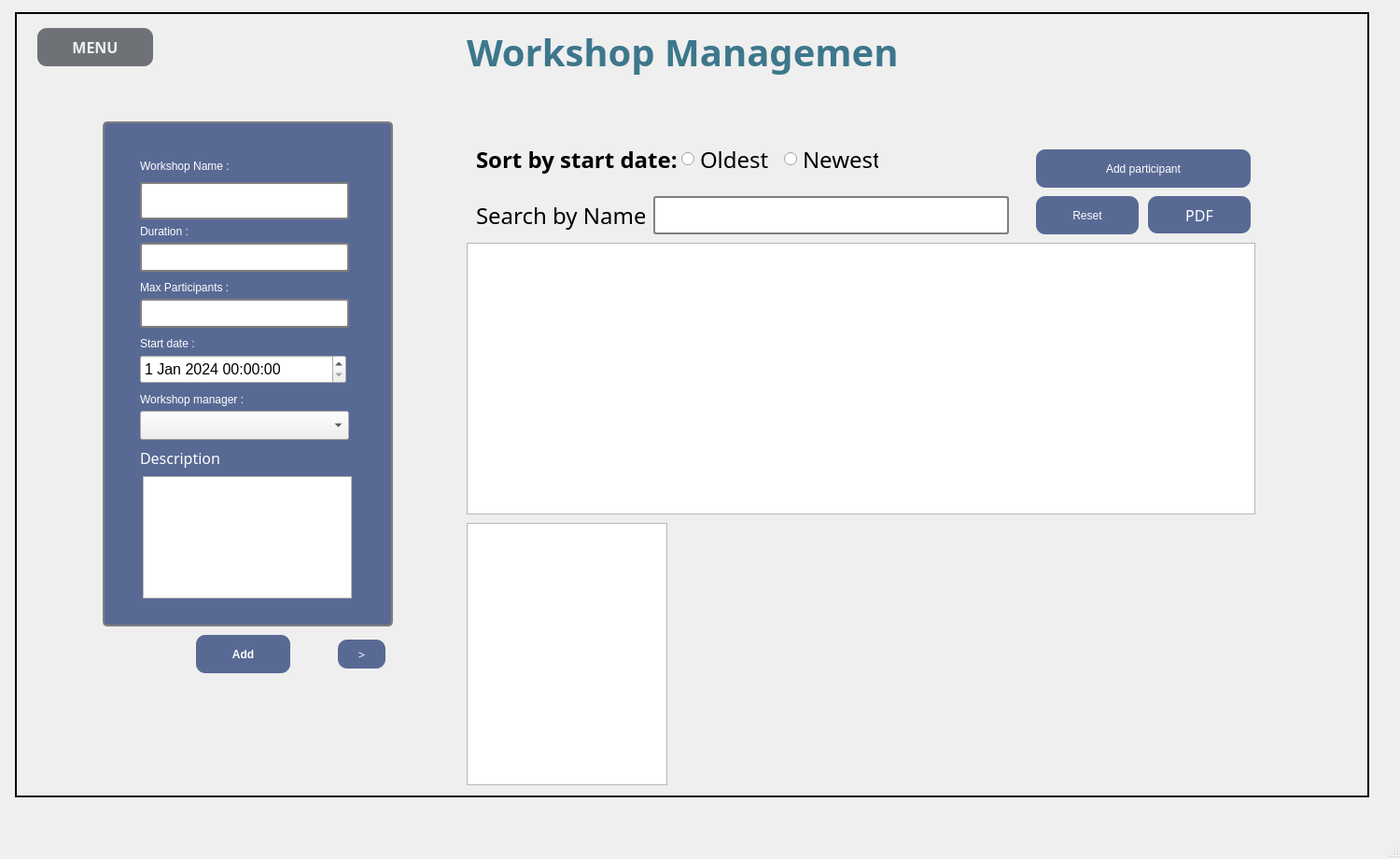
<?xml version="1.0" encoding="UTF-8"?>
<ui version="4.0">
 <class>WorkshopManagement</class>
 <widget class="QMainWindow" name="WorkshopManagement">
  <property name="geometry">
   <rect>
    <x>0</x>
    <y>0</y>
    <width>1500</width>
    <height>920</height>
   </rect>
  </property>
  <property name="windowTitle">
   <string>MainWindow</string>
  </property>
  <widget class="QWidget" name="centralwidget">
   <widget class="QPushButton" name="reset">
    <property name="geometry">
     <rect>
      <x>1110</x>
      <y>210</y>
      <width>110</width>
      <height>41</height>
     </rect>
    </property>
    <property name="styleSheet">
     <string notr="true">QPushButton {
	font: 12pt &quot;GT sans Mill&quot;;
    border-radius: 50%;
background-color:#586994;
color:white;
 border-width: 0px;
  border-radius: 10px;
}
QPushButton:hover
{
background-color: #3d778b;
}
</string>
    </property>
    <property name="text">
     <string>Reset</string>
    </property>
   </widget>
   <widget class="QLineEdit" name="search_field">
    <property name="geometry">
     <rect>
      <x>700</x>
      <y>210</y>
      <width>381</width>
      <height>41</height>
     </rect>
    </property>
    <property name="styleSheet">
     <string notr="true">QLineEdit{
    background-color: white;
    color: black;
    border: 1px solid gray;
    padding: 5px 10px;
    border-radius: 3px;
  border: 2px solid gray;
}</string>
    </property>
   </widget>
   <widget class="QTableView" name="list">
    <property name="geometry">
     <rect>
      <x>500</x>
      <y>260</y>
      <width>845</width>
      <height>291</height>
     </rect>
    </property>
    <property name="font">
     <font>
      <pointsize>12</pointsize>
     </font>
    </property>
    <property name="wordWrap">
     <bool>true</bool>
    </property>
    <attribute name="horizontalHeaderMinimumSectionSize">
     <number>90</number>
    </attribute>
    <attribute name="horizontalHeaderDefaultSectionSize">
     <number>110</number>
    </attribute>
   </widget>
   <widget class="QPushButton" name="pdf">
    <property name="geometry">
     <rect>
      <x>1230</x>
      <y>210</y>
      <width>110</width>
      <height>40</height>
     </rect>
    </property>
    <property name="font">
     <font>
      <family>Gill sans MT</family>
      <pointsize>12</pointsize>
      <weight>50</weight>
      <italic>false</italic>
      <bold>false</bold>
     </font>
    </property>
    <property name="styleSheet">
     <string notr="true">QPushButton {
    font: 12pt &quot;Gill sans MT&quot;;
    background-color: #586994; 
    color: white;
    border: none; 
    border-radius: 10px;
}
QPushButton:hover
{
background-color: #3d778b;
}
</string>
    </property>
    <property name="text">
     <string>PDF</string>
    </property>
   </widget>
   <widget class="QLabel" name="label_2">
    <property name="geometry">
     <rect>
      <x>500</x>
      <y>20</y>
      <width>461</width>
      <height>71</height>
     </rect>
    </property>
    <property name="font">
     <font>
      <family>Glacial Indifference</family>
      <pointsize>30</pointsize>
      <weight>75</weight>
      <bold>true</bold>
     </font>
    </property>
    <property name="styleSheet">
     <string notr="true">color: rgb(61, 119, 139);</string>
    </property>
    <property name="text">
     <string>Workshop Management</string>
    </property>
   </widget>
   <widget class="QLabel" name="label_8">
    <property name="geometry">
     <rect>
      <x>510</x>
      <y>150</y>
      <width>221</width>
      <height>41</height>
     </rect>
    </property>
    <property name="font">
     <font>
      <family>Gill Sans MT</family>
      <pointsize>18</pointsize>
      <weight>75</weight>
      <bold>true</bold>
     </font>
    </property>
    <property name="text">
     <string>Sort by start date:</string>
    </property>
   </widget>
   <widget class="QRadioButton" name="oldest">
    <property name="geometry">
     <rect>
      <x>730</x>
      <y>160</y>
      <width>101</width>
      <height>21</height>
     </rect>
    </property>
    <property name="font">
     <font>
      <family>Gill Sans MT</family>
      <pointsize>18</pointsize>
     </font>
    </property>
    <property name="text">
     <string>Oldest</string>
    </property>
   </widget>
   <widget class="QRadioButton" name="newest">
    <property name="geometry">
     <rect>
      <x>840</x>
      <y>160</y>
      <width>101</width>
      <height>21</height>
     </rect>
    </property>
    <property name="font">
     <font>
      <family>Gill Sans MT</family>
      <pointsize>18</pointsize>
     </font>
    </property>
    <property name="text">
     <string>Newest</string>
    </property>
   </widget>
   <widget class="QPushButton" name="menu">
    <property name="geometry">
     <rect>
      <x>40</x>
      <y>30</y>
      <width>124</width>
      <height>41</height>
     </rect>
    </property>
    <property name="font">
     <font>
      <family>Gill sans MT 13</family>
      <pointsize>12</pointsize>
      <weight>75</weight>
      <italic>false</italic>
      <bold>true</bold>
     </font>
    </property>
    <property name="styleSheet">
     <string notr="true">QPushButton {
	font: 12pt &quot;Gill sans MT&quot; bold;
    border-radius: 50%;
	font-weight:bold;
	background-color: rgb(110, 113, 118);
color:#f0f0f0;
 border-width: 0px;
  border-radius: 10px;
}
QPushButton:hover
{
	background-color: rgb(216, 0, 0);
}
</string>
    </property>
    <property name="text">
     <string>MENU</string>
    </property>
   </widget>
   <widget class="QLabel" name="label_9">
    <property name="geometry">
     <rect>
      <x>16</x>
      <y>13</y>
      <width>1451</width>
      <height>841</height>
     </rect>
    </property>
    <property name="styleSheet">
     <string notr="true">QLabel {
    border: 2px solid black;
    padding: 5px; /* Optional: Add padding to the label */
}</string>
    </property>
    <property name="text">
     <string/>
    </property>
   </widget>
   <widget class="QStackedWidget" name="stack">
    <property name="geometry">
     <rect>
      <x>110</x>
      <y>120</y>
      <width>311</width>
      <height>601</height>
     </rect>
    </property>
    <property name="currentIndex">
     <number>0</number>
    </property>
    <widget class="QWidget" name="addPage">
     <widget class="QGroupBox" name="groupBox">
      <property name="geometry">
       <rect>
        <x>0</x>
        <y>0</y>
        <width>311</width>
        <height>551</height>
       </rect>
      </property>
      <property name="font">
       <font>
        <family>Gill Sans MT</family>
        <pointsize>18</pointsize>
       </font>
      </property>
      <property name="styleSheet">
       <string notr="true">QGroupBox {
    border: 2px solid gray;
    border-radius: 5px;
    margin-top: 10px;
background-color:#586994;
}

QGroupBox::title {
    subcontrol-origin: margin;
    subcontrol-position: top center;
    padding: 0 3px;
    font: 63 10pt &quot;Segoe UI Semibold&quot;;
    color :black;
}
QLineEdit{
    background-color: white;
    color: white;
    border: 1px solid gray;
    padding: 5px 10px;
    border-radius: 3px;
  border: 2px solid gray;
}
QPushButton:hover {
    background-color: #45a049;
}
</string>
      </property>
      <property name="title">
       <string/>
      </property>
      <widget class="QLabel" name="label_3">
       <property name="geometry">
        <rect>
         <x>40</x>
         <y>50</y>
         <width>131</width>
         <height>16</height>
        </rect>
       </property>
       <property name="styleSheet">
        <string notr="true">QLabel{
font: 63 12pt &quot;Gill sans MT&quot;;
color :white;
}</string>
       </property>
       <property name="text">
        <string>Workshop Name :</string>
       </property>
      </widget>
      <widget class="QLineEdit" name="add_name">
       <property name="geometry">
        <rect>
         <x>40</x>
         <y>75</y>
         <width>224</width>
         <height>40</height>
        </rect>
       </property>
       <property name="font">
        <font>
         <pointsize>12</pointsize>
        </font>
       </property>
       <property name="styleSheet">
        <string notr="true">color: rgb(0, 0, 0);</string>
       </property>
      </widget>
      <widget class="QLabel" name="label_4">
       <property name="geometry">
        <rect>
         <x>40</x>
         <y>360</y>
         <width>91</width>
         <height>21</height>
        </rect>
       </property>
       <property name="font">
        <font>
         <family>Gill sans MT</family>
         <pointsize>12</pointsize>
         <weight>7</weight>
         <italic>false</italic>
         <bold>false</bold>
        </font>
       </property>
       <property name="styleSheet">
        <string notr="true">QLabel{
font: 63 12pt &quot;Gill sans MT&quot;;
color :white;
}</string>
       </property>
       <property name="text">
        <string>Description :</string>
       </property>
      </widget>
      <widget class="QLineEdit" name="add_duration">
       <property name="geometry">
        <rect>
         <x>40</x>
         <y>140</y>
         <width>224</width>
         <height>31</height>
        </rect>
       </property>
       <property name="font">
        <font>
         <pointsize>12</pointsize>
        </font>
       </property>
       <property name="styleSheet">
        <string notr="true">color: rgb(0, 0, 0);</string>
       </property>
      </widget>
      <widget class="QLabel" name="label_5">
       <property name="geometry">
        <rect>
         <x>40</x>
         <y>180</y>
         <width>131</width>
         <height>16</height>
        </rect>
       </property>
       <property name="styleSheet">
        <string notr="true">QLabel{
font: 63 12pt &quot;Gill sans MT&quot;;
color :white;
}</string>
       </property>
       <property name="text">
        <string>Max Participants :</string>
       </property>
      </widget>
      <widget class="QLabel" name="label_6">
       <property name="geometry">
        <rect>
         <x>40</x>
         <y>120</y>
         <width>71</width>
         <height>16</height>
        </rect>
       </property>
       <property name="styleSheet">
        <string notr="true">QLabel{
font: 63 12pt &quot;Gill sans MT&quot;;
color :white;
}</string>
       </property>
       <property name="text">
        <string>Duration :</string>
       </property>
      </widget>
      <widget class="QLabel" name="label_7">
       <property name="geometry">
        <rect>
         <x>40</x>
         <y>240</y>
         <width>121</width>
         <height>16</height>
        </rect>
       </property>
       <property name="styleSheet">
        <string notr="true">QLabel{
font: 63 12pt &quot;Gill sans MT&quot;;
color :white;
}</string>
       </property>
       <property name="text">
        <string>Start date :</string>
       </property>
      </widget>
      <widget class="QLineEdit" name="add_max">
       <property name="geometry">
        <rect>
         <x>40</x>
         <y>200</y>
         <width>224</width>
         <height>31</height>
        </rect>
       </property>
       <property name="font">
        <font>
         <pointsize>12</pointsize>
        </font>
       </property>
       <property name="styleSheet">
        <string notr="true">color: rgb(0, 0, 0);</string>
       </property>
      </widget>
      <widget class="QTextEdit" name="add_description">
       <property name="geometry">
        <rect>
         <x>43</x>
         <y>390</y>
         <width>224</width>
         <height>131</height>
        </rect>
       </property>
       <property name="font">
        <font>
         <pointsize>12</pointsize>
        </font>
       </property>
       <property name="styleSheet">
        <string notr="true">color: rgb(0, 0, 0);</string>
       </property>
      </widget>
      <widget class="QLabel" name="label_16">
       <property name="geometry">
        <rect>
         <x>40</x>
         <y>300</y>
         <width>141</width>
         <height>16</height>
        </rect>
       </property>
       <property name="styleSheet">
        <string notr="true">QLabel{
font: 63 12pt &quot;Gill sans MT&quot;;
color :white;
}</string>
       </property>
       <property name="text">
        <string>Workshop manager :</string>
       </property>
      </widget>
      <widget class="QComboBox" name="add_manager">
       <property name="geometry">
        <rect>
         <x>40</x>
         <y>320</y>
         <width>224</width>
         <height>31</height>
        </rect>
       </property>
       <property name="font">
        <font>
         <pointsize>12</pointsize>
        </font>
       </property>
      </widget>
      <widget class="QDateTimeEdit" name="add_start">
       <property name="geometry">
        <rect>
         <x>40</x>
         <y>260</y>
         <width>221</width>
         <height>31</height>
        </rect>
       </property>
       <property name="font">
        <font>
         <pointsize>12</pointsize>
        </font>
       </property>
       <property name="date">
        <date>
         <year>2024</year>
         <month>1</month>
         <day>1</day>
        </date>
       </property>
      </widget>
     </widget>
     <widget class="QPushButton" name="add">
      <property name="geometry">
       <rect>
        <x>100</x>
        <y>560</y>
        <width>101</width>
        <height>41</height>
       </rect>
      </property>
      <property name="styleSheet">
       <string notr="true">QPushButton {
	font: 12pt &quot;GT sans Mill&quot;;
	font-weight: bold;
    border-radius: 50%;
background-color:#586994;
color:white;
 border-width: 0px;
  border-radius: 10px;
}
QPushButton:hover
{
background-color: #3d778b;
}
</string>
      </property>
      <property name="text">
       <string>Add</string>
      </property>
     </widget>
     <widget class="QPushButton" name="nextStack2">
      <property name="geometry">
       <rect>
        <x>252</x>
        <y>565</y>
        <width>51</width>
        <height>31</height>
       </rect>
      </property>
      <property name="font">
       <font>
        <family>GT sans Mill</family>
        <pointsize>10</pointsize>
        <weight>50</weight>
        <italic>false</italic>
        <bold>false</bold>
       </font>
      </property>
      <property name="styleSheet">
       <string notr="true">QPushButton {
	font: 10pt &quot;GT sans Mill&quot;;
    border-radius: 50%;
background-color:#586994;
color:white;
 border-width: 0px;
  border-radius: 10px;
}
QPushButton:hover
{
background-color: #3d778b;
}
</string>
      </property>
      <property name="text">
       <string>&gt;</string>
      </property>
     </widget>
    </widget>
    <widget class="QWidget" name="editPage">
     <widget class="QGroupBox" name="groupBox_2">
      <property name="geometry">
       <rect>
        <x>0</x>
        <y>0</y>
        <width>311</width>
        <height>551</height>
       </rect>
      </property>
      <property name="font">
       <font>
        <family>Gill Sans MT</family>
        <pointsize>18</pointsize>
       </font>
      </property>
      <property name="styleSheet">
       <string notr="true">QGroupBox {
    border: 2px solid gray;
    border-radius: 5px;
    margin-top: 10px;
background-color:#586994;
}

QGroupBox::title {
    subcontrol-origin: margin;
    subcontrol-position: top center;
    padding: 0 3px;
    font: 63 10pt &quot;Segoe UI Semibold&quot;;
    color :black;
}
QLineEdit{
    background-color: white;
    color: white;
    border: 1px solid gray;
    padding: 5px 10px;
    border-radius: 3px;
  border: 2px solid gray;
}
QPushButton:hover {
    background-color: #45a049;
}
</string>
      </property>
      <property name="title">
       <string/>
      </property>
      <widget class="QLabel" name="label_11">
       <property name="geometry">
        <rect>
         <x>40</x>
         <y>50</y>
         <width>131</width>
         <height>16</height>
        </rect>
       </property>
       <property name="styleSheet">
        <string notr="true">QLabel{
font: 63 12pt &quot;Gill sans MT&quot;;
color :white;
}</string>
       </property>
       <property name="text">
        <string>Workshop Name :</string>
       </property>
      </widget>
      <widget class="QLineEdit" name="edit_name">
       <property name="geometry">
        <rect>
         <x>40</x>
         <y>70</y>
         <width>224</width>
         <height>40</height>
        </rect>
       </property>
       <property name="font">
        <font>
         <pointsize>12</pointsize>
        </font>
       </property>
       <property name="styleSheet">
        <string notr="true">color: rgb(0, 0, 0);</string>
       </property>
      </widget>
      <widget class="QLabel" name="label_12">
       <property name="geometry">
        <rect>
         <x>40</x>
         <y>420</y>
         <width>91</width>
         <height>21</height>
        </rect>
       </property>
       <property name="font">
        <font>
         <family>Gill sans MT</family>
         <pointsize>12</pointsize>
         <weight>7</weight>
         <italic>false</italic>
         <bold>false</bold>
        </font>
       </property>
       <property name="styleSheet">
        <string notr="true">QLabel{
font: 63 12pt &quot;Gill sans MT&quot;;
color :white;
}</string>
       </property>
       <property name="text">
        <string>Description :</string>
       </property>
      </widget>
      <widget class="QLineEdit" name="edit_duration">
       <property name="geometry">
        <rect>
         <x>40</x>
         <y>200</y>
         <width>224</width>
         <height>31</height>
        </rect>
       </property>
       <property name="font">
        <font>
         <pointsize>12</pointsize>
        </font>
       </property>
       <property name="styleSheet">
        <string notr="true">color: rgb(0, 0, 0);</string>
       </property>
      </widget>
      <widget class="QLabel" name="label_13">
       <property name="geometry">
        <rect>
         <x>40</x>
         <y>240</y>
         <width>131</width>
         <height>16</height>
        </rect>
       </property>
       <property name="styleSheet">
        <string notr="true">QLabel{
font: 63 12pt &quot;Gill sans MT&quot;;
color :white;
}</string>
       </property>
       <property name="text">
        <string>Max Participants :</string>
       </property>
      </widget>
      <widget class="QLabel" name="label_14">
       <property name="geometry">
        <rect>
         <x>40</x>
         <y>180</y>
         <width>71</width>
         <height>16</height>
        </rect>
       </property>
       <property name="styleSheet">
        <string notr="true">QLabel{
font: 63 12pt &quot;Gill sans MT&quot;;
color :white;
}</string>
       </property>
       <property name="text">
        <string>Duration :</string>
       </property>
      </widget>
      <widget class="QLabel" name="label_15">
       <property name="geometry">
        <rect>
         <x>40</x>
         <y>300</y>
         <width>121</width>
         <height>16</height>
        </rect>
       </property>
       <property name="styleSheet">
        <string notr="true">QLabel{
font: 63 12pt &quot;Gill sans MT&quot;;
color :white;
}</string>
       </property>
       <property name="text">
        <string>Start date :</string>
       </property>
      </widget>
      <widget class="QLineEdit" name="edit_max">
       <property name="geometry">
        <rect>
         <x>40</x>
         <y>260</y>
         <width>224</width>
         <height>31</height>
        </rect>
       </property>
       <property name="font">
        <font>
         <pointsize>12</pointsize>
        </font>
       </property>
       <property name="styleSheet">
        <string notr="true">color: rgb(0, 0, 0);</string>
       </property>
      </widget>
      <widget class="QTextEdit" name="edit_description">
       <property name="geometry">
        <rect>
         <x>43</x>
         <y>450</y>
         <width>224</width>
         <height>71</height>
        </rect>
       </property>
       <property name="font">
        <font>
         <pointsize>12</pointsize>
        </font>
       </property>
       <property name="styleSheet">
        <string notr="true">color: rgb(0, 0, 0);</string>
       </property>
      </widget>
      <widget class="QLabel" name="label_17">
       <property name="geometry">
        <rect>
         <x>40</x>
         <y>360</y>
         <width>141</width>
         <height>16</height>
        </rect>
       </property>
       <property name="styleSheet">
        <string notr="true">QLabel{
font: 63 12pt &quot;Gill sans MT&quot;;
color :white;
}</string>
       </property>
       <property name="text">
        <string>Workshop manager :</string>
       </property>
      </widget>
      <widget class="QComboBox" name="edit_manager">
       <property name="geometry">
        <rect>
         <x>40</x>
         <y>380</y>
         <width>224</width>
         <height>31</height>
        </rect>
       </property>
       <property name="font">
        <font>
         <pointsize>12</pointsize>
        </font>
       </property>
      </widget>
      <widget class="QDateTimeEdit" name="edit_start">
       <property name="geometry">
        <rect>
         <x>40</x>
         <y>320</y>
         <width>221</width>
         <height>31</height>
        </rect>
       </property>
       <property name="font">
        <font>
         <pointsize>12</pointsize>
        </font>
       </property>
       <property name="date">
        <date>
         <year>2024</year>
         <month>1</month>
         <day>1</day>
        </date>
       </property>
      </widget>
      <widget class="QLabel" name="label_18">
       <property name="geometry">
        <rect>
         <x>40</x>
         <y>110</y>
         <width>131</width>
         <height>16</height>
        </rect>
       </property>
       <property name="styleSheet">
        <string notr="true">QLabel{
font: 63 12pt &quot;Gill sans MT&quot;;
color :white;
}</string>
       </property>
       <property name="text">
        <string>Participants :</string>
       </property>
      </widget>
      <widget class="QLineEdit" name="edit_particip">
       <property name="geometry">
        <rect>
         <x>40</x>
         <y>130</y>
         <width>224</width>
         <height>40</height>
        </rect>
       </property>
       <property name="font">
        <font>
         <pointsize>12</pointsize>
        </font>
       </property>
       <property name="styleSheet">
        <string notr="true">color: rgb(0, 0, 0);</string>
       </property>
      </widget>
     </widget>
     <widget class="QPushButton" name="edit">
      <property name="geometry">
       <rect>
        <x>100</x>
        <y>560</y>
        <width>101</width>
        <height>41</height>
       </rect>
      </property>
      <property name="font">
       <font>
        <family>GT sans Mill</family>
        <pointsize>12</pointsize>
        <weight>75</weight>
        <italic>false</italic>
        <bold>true</bold>
       </font>
      </property>
      <property name="styleSheet">
       <string notr="true">QPushButton {
	font: 12pt &quot;GT sans Mill&quot;;
	font-weight: bold;
    border-radius: 50%;
background-color:#586994;
color:white;
 border-width: 0px;
  border-radius: 10px;
}
QPushButton:hover
{
background-color: #3d778b;
}
</string>
      </property>
      <property name="text">
       <string>Edit</string>
      </property>
     </widget>
     <widget class="QPushButton" name="nextStack1">
      <property name="geometry">
       <rect>
        <x>252</x>
        <y>565</y>
        <width>51</width>
        <height>31</height>
       </rect>
      </property>
      <property name="font">
       <font>
        <family>GT sans Mill</family>
        <pointsize>10</pointsize>
        <weight>50</weight>
        <italic>false</italic>
        <bold>false</bold>
       </font>
      </property>
      <property name="styleSheet">
       <string notr="true">QPushButton {
	font: 10pt &quot;GT sans Mill&quot;;
    border-radius: 50%;
background-color:#586994;
color:white;
 border-width: 0px;
  border-radius: 10px;
}
QPushButton:hover
{
background-color: #3d778b;
}
</string>
      </property>
      <property name="text">
       <string>&gt;</string>
      </property>
     </widget>
    </widget>
   </widget>
   <widget class="QLineEdit" name="id">
    <property name="geometry">
     <rect>
      <x>1140</x>
      <y>40</y>
      <width>16</width>
      <height>16</height>
     </rect>
    </property>
    <property name="font">
     <font>
      <pointsize>12</pointsize>
     </font>
    </property>
    <property name="styleSheet">
     <string notr="true">color: rgb(240, 240, 240);
background-color: rgb(240, 240, 240);
border: none;</string>
    </property>
   </widget>
   <widget class="QLabel" name="label">
    <property name="geometry">
     <rect>
      <x>510</x>
      <y>210</y>
      <width>181</width>
      <height>41</height>
     </rect>
    </property>
    <property name="font">
     <font>
      <family>Gill Sans MT</family>
      <pointsize>18</pointsize>
     </font>
    </property>
    <property name="text">
     <string>Search by Name:</string>
    </property>
   </widget>
   <widget class="QWidget" name="verticalLayoutWidget">
    <property name="geometry">
     <rect>
      <x>880</x>
      <y>559</y>
      <width>461</width>
      <height>281</height>
     </rect>
    </property>
    <layout class="QVBoxLayout" name="verticalLayout"/>
   </widget>
   <widget class="QTableView" name="participationTable">
    <property name="geometry">
     <rect>
      <x>500</x>
      <y>560</y>
      <width>215</width>
      <height>281</height>
     </rect>
    </property>
    <property name="font">
     <font>
      <pointsize>12</pointsize>
     </font>
    </property>
    <property name="horizontalScrollBarPolicy">
     <enum>Qt::ScrollBarAlwaysOff</enum>
    </property>
    <property name="sizeAdjustPolicy">
     <enum>QAbstractScrollArea::AdjustIgnored</enum>
    </property>
    <attribute name="horizontalHeaderDefaultSectionSize">
     <number>200</number>
    </attribute>
   </widget>
   <widget class="QPushButton" name="particip">
    <property name="geometry">
     <rect>
      <x>1110</x>
      <y>160</y>
      <width>230</width>
      <height>41</height>
     </rect>
    </property>
    <property name="styleSheet">
     <string notr="true">QPushButton {
	font: 12pt &quot;GT sans Mill&quot;;
    border-radius: 50%;
background-color:#586994;
color:white;
 border-width: 0px;
  border-radius: 10px;
}
QPushButton:hover
{
background-color: #3d778b;
}
</string>
    </property>
    <property name="text">
     <string>Add participant</string>
    </property>
   </widget>
   <zorder>label_9</zorder>
   <zorder>reset</zorder>
   <zorder>search_field</zorder>
   <zorder>list</zorder>
   <zorder>pdf</zorder>
   <zorder>label_2</zorder>
   <zorder>label_8</zorder>
   <zorder>oldest</zorder>
   <zorder>newest</zorder>
   <zorder>menu</zorder>
   <zorder>stack</zorder>
   <zorder>id</zorder>
   <zorder>label</zorder>
   <zorder>verticalLayoutWidget</zorder>
   <zorder>participationTable</zorder>
   <zorder>particip</zorder>
  </widget>
  <widget class="QMenuBar" name="menubar">
   <property name="geometry">
    <rect>
     <x>0</x>
     <y>0</y>
     <width>1500</width>
     <height>22</height>
    </rect>
   </property>
  </widget>
  <widget class="QStatusBar" name="statusbar"/>
 </widget>
 <resources/>
 <connections/>
</ui>
